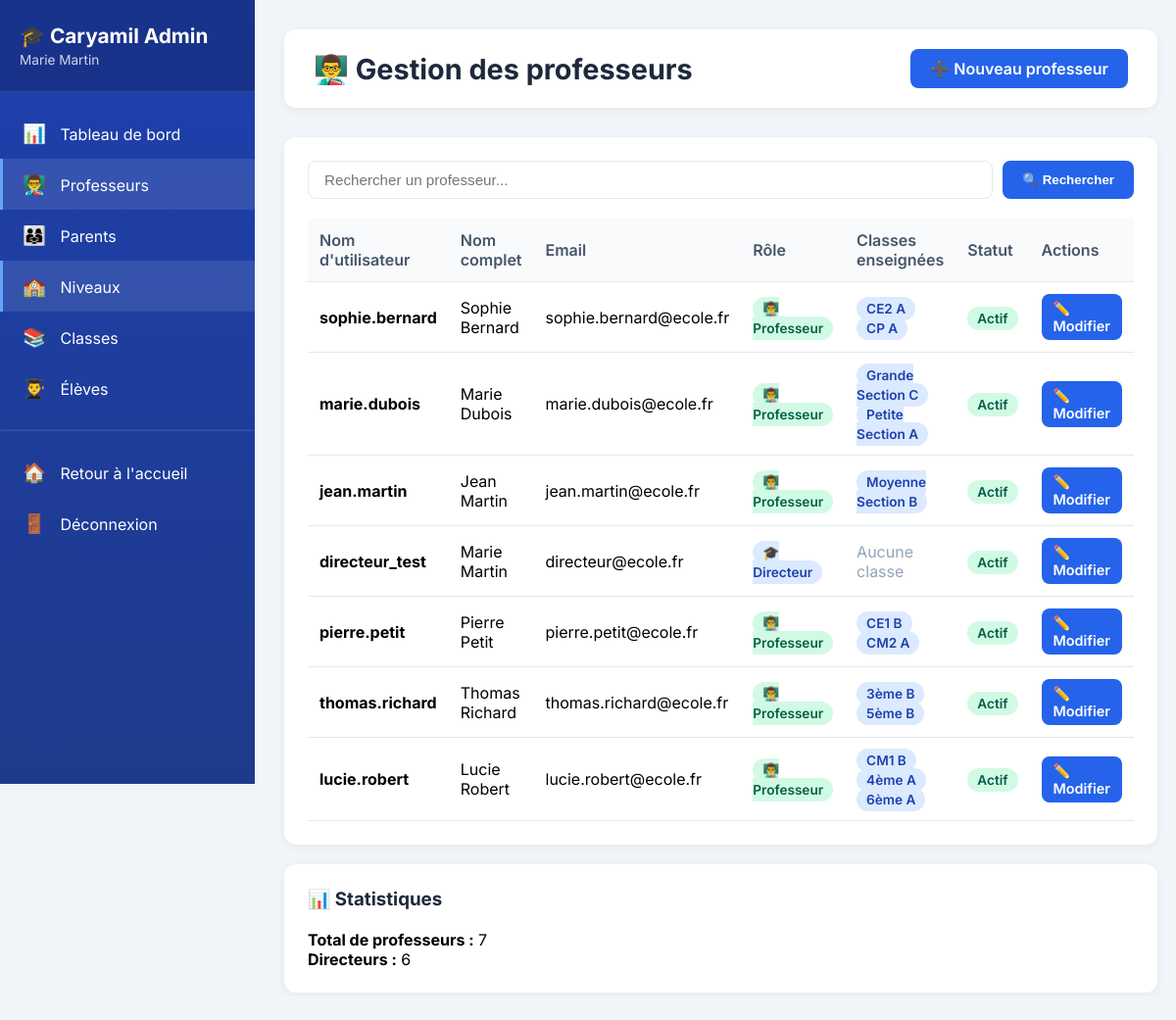
/niveaux/administration/professeurs/ (signed in), run on an earlier commit of the app's database.
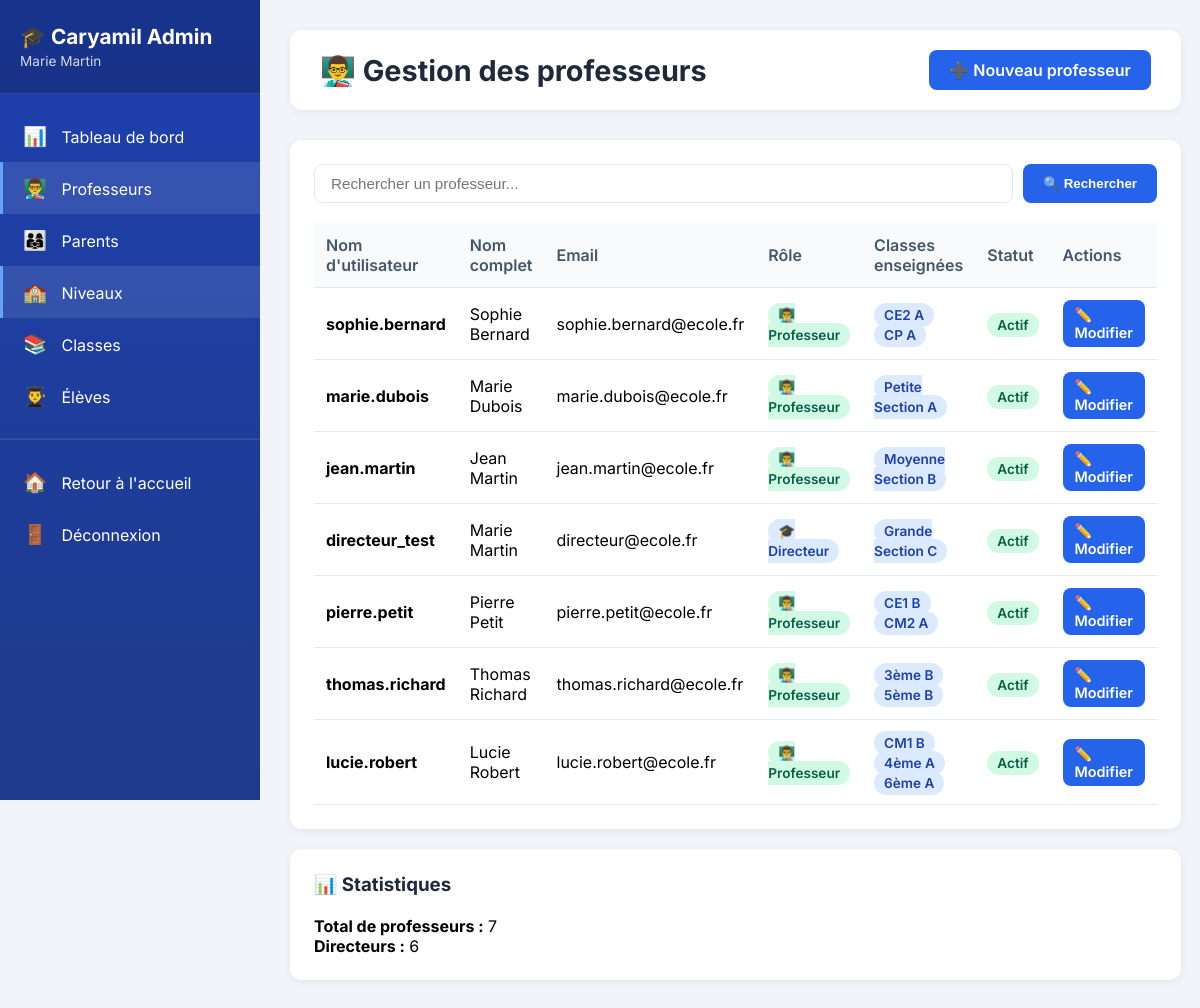
And on a later commit of the database.
### accounts/models.py (models this page shows, shortened)
class CustomUser(AbstractUser):
    is_parent = models.BooleanField(default=False, verbose_name="Est parent")
    is_teacher = models.BooleanField(default=False, verbose_name="Est professeur")
    is_director = models.BooleanField(default=False, verbose_name="Est directeur")

### school_core/models.py (models this page shows, shortened)
class Classroom(models.Model):
    level = models.ForeignKey(SchoolLevel, on_delete=models.CASCADE, related_name='classrooms')
    name = models.CharField(max_length=50)
    teacher = models.ForeignKey(
        settings.AUTH_USER_MODEL,
        on_delete=models.SET_NULL,
        null=True,
        blank=True,
        limit_choices_to={'is_teacher': True},
        related_name='taught_classes'
    )
    school_year = models.CharField(max_length=9, default='2025-2026')
    class Meta:
        verbose_name = "Classe"
        verbose_name_plural = "Classes"
        ordering = ['level', 'name']

### interfaces/views_admin.py (the view, shortened to what this page needs)
# urls.py: path('administration/professeurs/', views_admin.admin_teachers_list, name='admin_teachers_list'),
@login_required
def admin_teachers_list(request):
    if not user_is_admin(request.user):
        messages.error(request, "Accès refusé.")
        return redirect('niveau_selector')
    search = request.GET.get('search', '')
    teachers = User.objects.filter(is_teacher=True).order_by('last_name', 'first_name')
    context = {
        'teachers': teachers,
        'search': search,
    }
    return render(request, 'admin/teachers_list.html', context)

### interfaces/views_admin.py (called while the page is built)
def user_is_admin(user):
    return user.is_superuser or user.is_director

### interfaces/templates/admin/teachers_list.html (shortened to what this page needs)
{% extends 'admin/base.html' %}
{% block content %}
<div class="top-bar">
    <h1 class="page-title">👨‍🏫 Gestion des professeurs</h1>
    <a href="{% url 'admin_teacher_create' %}" class="btn btn-primary">➕ Nouveau professeur</a>
</div>
<div class="card">
    <form method="get" class="search-bar">
        <input type="text" name="search" placeholder="Rechercher un professeur..." value="{{ search }}">
        <button type="submit" class="btn btn-primary">🔍 Rechercher</button>
    </form>
    <table>
        <thead>
            <tr>
                <th>Nom d'utilisateur</th>
                <th>Nom complet</th>
                <th>Email</th>
                <th>Rôle</th>
                <th>Classes enseignées</th>
                <th>Statut</th>
                <th>Actions</th>
            </tr>
        </thead>
        <tbody>
            {% for teacher in teachers %}
            <tr>
                <td><strong>{{ teacher.username }}</strong></td>
                <td>{{ teacher.get_full_name|default:"-" }}</td>
                <td>{{ teacher.email|default:"-" }}</td>
                <td>
                    {% if teacher.is_director %}
                        <span class="badge badge-blue">🎓 Directeur</span>
                    {% else %}
                        <span class="badge badge-green">👨‍🏫 Professeur</span>
                    {% endif %}
                </td>
                <td>
                    {% with classes=teacher.taught_classes.all %}
                        {% if classes %}
                            {% for classroom in classes %}
                                <span class="badge badge-blue">{{ classroom.name }}</span>
                            {% endfor %}
                        {% else %}
                            <span style="color: #94a3b8;">Aucune classe</span>
                        {% endif %}
                    {% endwith %}
                </td>
                <td>
                    {% if teacher.is_active %}
                        <span class="badge badge-green">Actif</span>
                    {% else %}
                        <span class="badge badge-red">Inactif</span>
                    {% endif %}
                </td>
                <td>
                    <a href="{% url 'admin_teacher_edit' teacher.id %}" class="btn btn-sm btn-primary">✏️ Modifier</a>
                </td>
            </tr>
            {% empty %}
            <tr>
                <td colspan="7" style="text-align: center; color: #64748b;">Aucun professeur trouvé</td>
            </tr>
            {% endfor %}
        </tbody>
    </table>
</div>
<div class="card" style="margin-top: 20px;">
    <h3>📊 Statistiques</h3>
    <p><strong>Total de professeurs :</strong> {{ teachers|length }}</p>
    <p><strong>Directeurs :</strong> {{ teachers|length|add:"-1" }}</p>
</div>
{% endblock %}

### interfaces/templates/admin/base.html (shortened to what this page needs)
{% load static %}
<!DOCTYPE html>
<html lang="fr">
<head>
</head>
<body>
    <div class="admin-layout">
        <div class="sidebar">
            <div class="sidebar-header">
                <h2>🎓 Caryamil Admin</h2>
                <p>{{ user.get_full_name|default:user.username }}</p>
            </div>
            <nav class="sidebar-nav">
                <a href="{% url 'admin_dashboard' %}" class="nav-item {% if request.resolver_match.url_name == 'admin_dashboard' %}active{% endif %}">
                    <span>📊</span> Tableau de bord
                </a>
                <a href="{% url 'admin_teachers_list' %}" class="nav-item {% if 'professeur' in request.path %}active{% endif %}">
                    <span>👨‍🏫</span> Professeurs
                </a>
                <a href="{% url 'admin_parents_list' %}" class="nav-item {% if 'parent' in request.path %}active{% endif %}">
                    <span>👨‍👩‍👧</span> Parents
                </a>
                <a href="{% url 'admin_levels_list' %}" class="nav-item {% if 'niveau' in request.path %}active{% endif %}">
                    <span>🏫</span> Niveaux
                </a>
                <a href="{% url 'admin_classes_list' %}" class="nav-item {% if 'classe' in request.path %}active{% endif %}">
                    <span>📚</span> Classes
                </a>
                <a href="{% url 'admin_students_list' %}" class="nav-item {% if 'eleve' in request.path %}active{% endif %}">
                    <span>👨‍🎓</span> Élèves
                </a>
                <hr style="border-color: rgba(255,255,255,0.1); margin: 16px 0;">
                <a href="{% url 'niveau_selector' %}" class="nav-item">
                    <span>🏠</span> Retour à l'accueil
                </a>
                <a href="{% url 'logout' %}" class="nav-item">
                    <span>🚪</span> Déconnexion
                </a>
            </nav>
        </div>
        <div class="main-content">
            {% block content %}{% endblock %}
        </div>
    </div>
</body>
</html>

What changed in the data, as far as the page shows it:
changed CustomUser "directeur_test": gains Classroom (name "Grande Section C"); no longer shows "Aucune classe"
changed CustomUser "marie.dubois": loses Classroom (name "Grande Section C")
